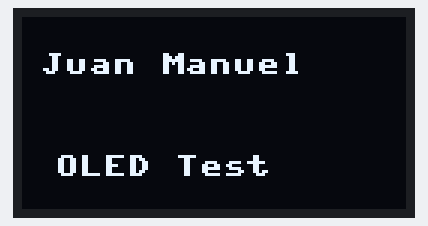
Bench run of a program on a simulated Raspberry Pi Pico running MicroPython. Shown: 128×64 one-colour display.

Above: at 0.1 s.

The program:

ssd1306_screen.py
```python
from machine import Pin, I2C
from ssd1306 import SSD1306_I2C

screen_text = SSD1306_I2C(128, 64, I2C(1))
while True:
    screen_text.fill(0)
    screen_text.text("Juan Manuel", 6, 12)
    screen_text.text("OLED Test", 11, 46)
    screen_text.show()
```
